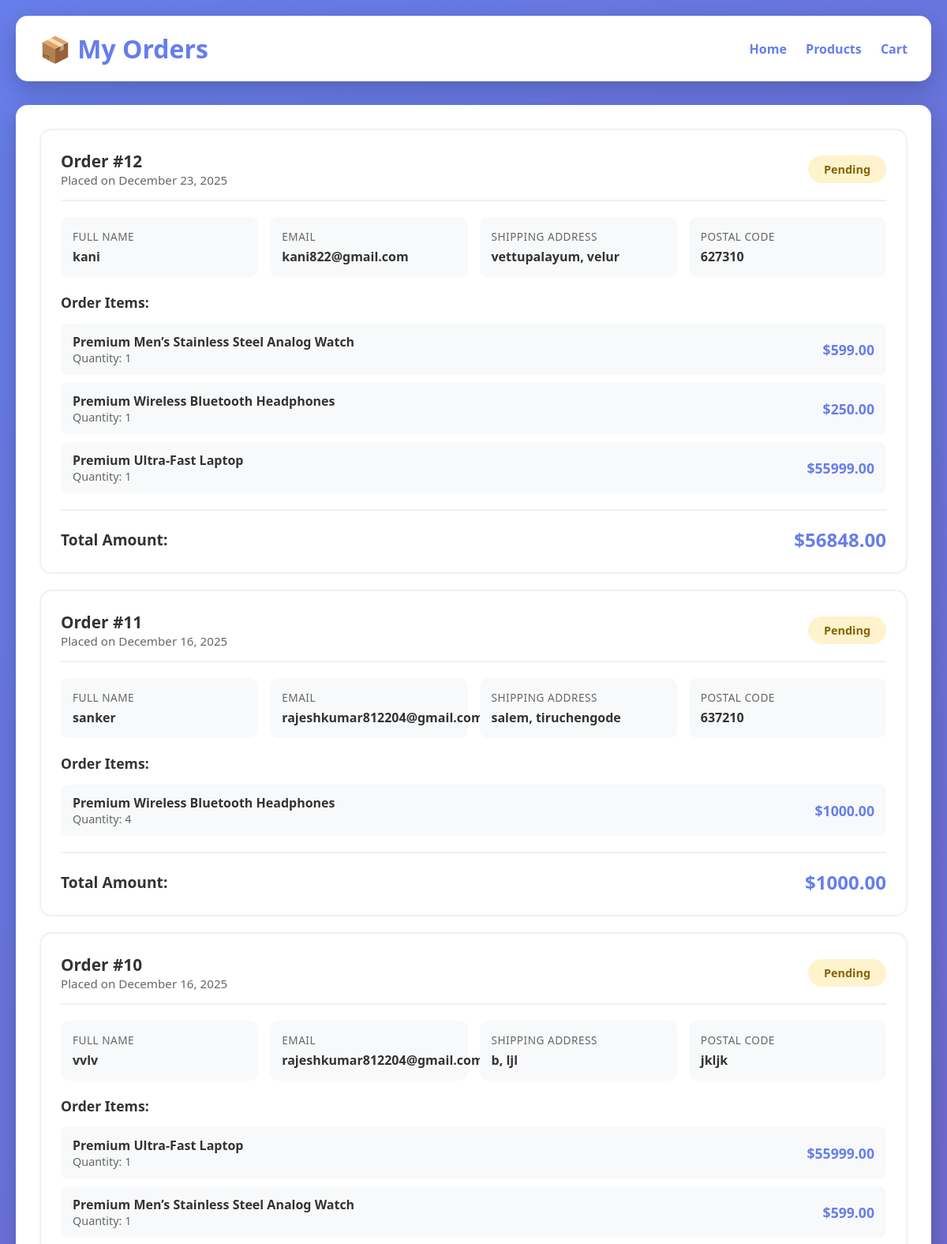
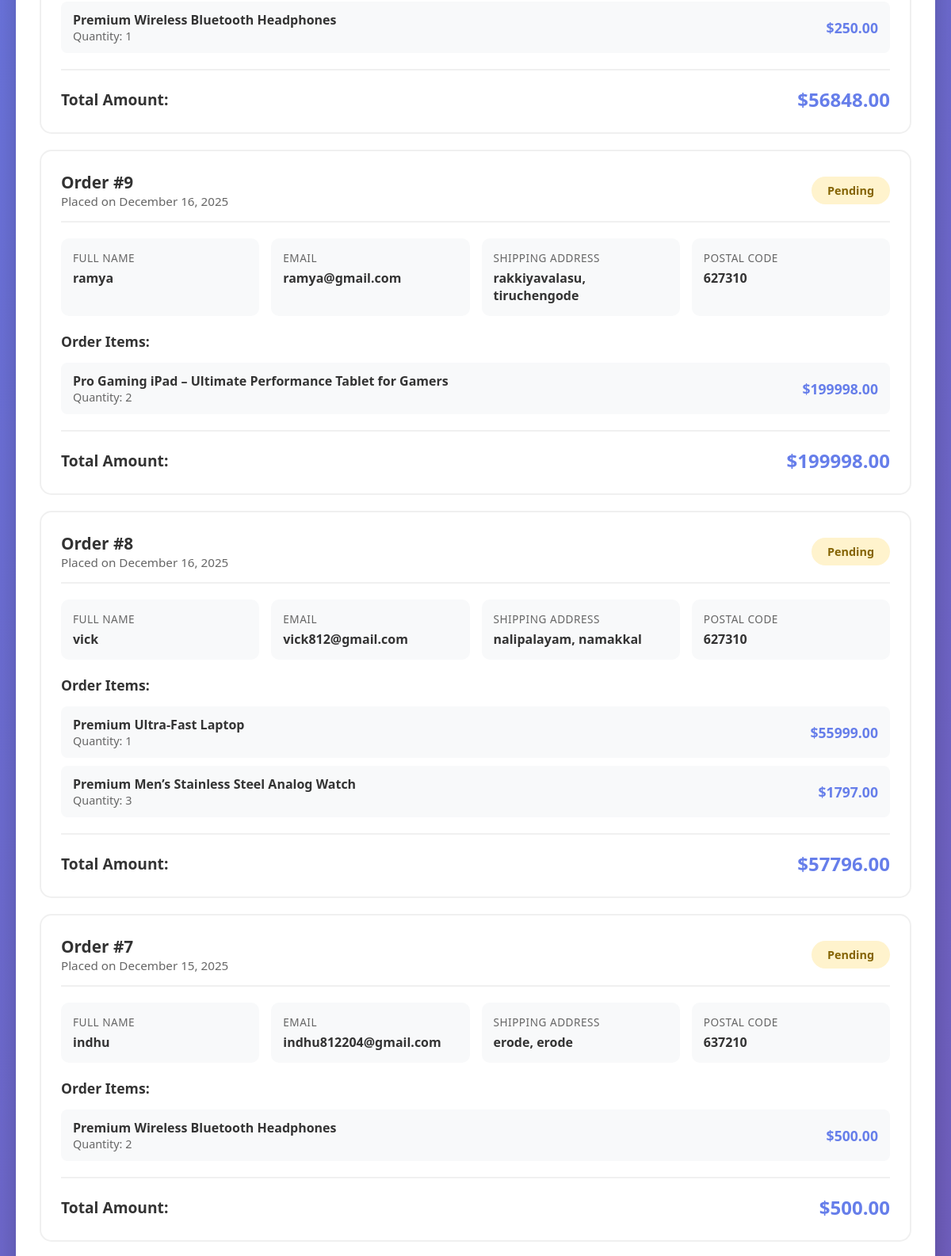
Screenshot of /orders/ (signed in, upper part) with the database file from the repository (2 pictures, top to bottom).
### shop/models.py (models this page shows, shortened)
class Order(models.Model):
    STATUS_CHOICES = [
        ('pending', 'Pending'),
        ('processing', 'Processing'),
        ('shipped', 'Shipped'),
        ('delivered', 'Delivered'),
        ('cancelled', 'Cancelled'),
    ]
    user = models.ForeignKey(User, on_delete=models.CASCADE)
    full_name = models.CharField(max_length=200)
    email = models.EmailField()
    address = models.TextField()
    city = models.CharField(max_length=100)
    postal_code = models.CharField(max_length=20)
    country = models.CharField(max_length=100)
    total_amount = models.DecimalField(max_digits=10, decimal_places=2)
    status = models.CharField(max_length=20, choices=STATUS_CHOICES, default='pending')
    created_at = models.DateTimeField(auto_now_add=True)
    updated_at = models.DateTimeField(auto_now=True)

class OrderItem(models.Model):
    order = models.ForeignKey(Order, related_name='items', on_delete=models.CASCADE)
    product = models.ForeignKey(Product, on_delete=models.CASCADE)
    quantity = models.PositiveIntegerField()
    price = models.DecimalField(max_digits=10, decimal_places=2)
    def get_total(self):
        return self.price * self.quantity

class Product(models.Model):
    STOCK_CHOICES = [
        ('in_stock', 'In Stock'),
        ('low_stock', 'Low Stock'),
        ('out_stock', 'Out of Stock'),
    ]
    category = models.ForeignKey(Category, related_name='products', on_delete=models.CASCADE)
    name = models.CharField(max_length=200)
    slug = models.SlugField(unique=True)
    description = models.TextField()
    price = models.DecimalField(max_digits=10, decimal_places=2)
    original_price = models.DecimalField(max_digits=10, decimal_places=2, null=True, blank=True)
    image = models.ImageField(upload_to='products/', blank=True, null=True)
    stock = models.IntegerField(default=0)
    stock_status = models.CharField(max_length=20, choices=STOCK_CHOICES, default='in_stock')
    available = models.BooleanField(default=True)
    featured = models.BooleanField(default=False)
    is_new = models.BooleanField(default=False)
    is_featured = models.BooleanField(default=False)
    discount_percent = models.IntegerField(null=True, blank=True)
    rating = models.DecimalField(max_digits=3, decimal_places=2, default=0)
    review_count = models.IntegerField(default=0)
    created = models.DateTimeField(auto_now_add=True)
    updated = models.DateTimeField(auto_now=True)
    class Meta:
        ordering = ['-created']

### shop/views.py (the view)
# urls.py: path('orders/', views.my_orders, name='my_orders'),
@login_required
def my_orders(request):
    orders = Order.objects.filter(user=request.user).prefetch_related('items__product').order_by('-created_at')
    print(f"User: {request.user}")
    print(f"Orders found: {orders.count()}")
    context = {
        'orders': orders,
    }
    return render(request, 'shop/my_orders.html', context)

### shop/context_processors.py (called while the page is built)
def cart_count(request):
    if request.user.is_authenticated:
        count = Cart.objects.filter(user=request.user).count()
    else:
        count = 0
    return {
        'cart_count': count
    }

### shop/templates/shop/my_orders.html (shortened to what this page needs)
{% load static %}
<!DOCTYPE html>
<html lang="en">
<head>
</head>
<body>
    <div class="container">
        <div class="header">
            <h1>📦 My Orders</h1>
            <div class="header-links">
                <a href="{% url 'home' %}">Home</a>
                <a href="{% url 'product_list' %}">Products</a>
                <a href="{% url 'cart_view' %}">Cart</a>
            </div>
        </div>
        <div class="orders-container">
            {% if orders %}
                {% for order in orders %}
                <div class="order-card">
                    <div class="order-header">
                        <div>
                            <div class="order-id">Order #{{ order.id }}</div>
                            <div class="order-date">Placed on {{ order.created_at|date:"F d, Y" }}</div>
                        </div>
                        <div class="order-status status-{{ order.status }}">
                            {{ order.get_status_display }}
                        </div>
                    </div>
                    <div class="order-info">
                        <div class="info-item">
                            <div class="info-label">Full Name</div>
                            <div class="info-value">{{ order.full_name }}</div>
                        </div>
                        <div class="info-item">
                            <div class="info-label">Email</div>
                            <div class="info-value">{{ order.email }}</div>
                        </div>
                        <div class="info-item">
                            <div class="info-label">Shipping Address</div>
                            <div class="info-value">{{ order.address }}, {{ order.city }}</div>
                        </div>
                        <div class="info-item">
                            <div class="info-label">Postal Code</div>
                            <div class="info-value">{{ order.postal_code }}</div>
                        </div>
                    </div>
                    <div class="order-items">
                        <h4>Order Items:</h4>
                        {% for item in order.items.all %}
                        <div class="order-item">
                            <div class="item-details">
                                <div>
                                    <div class="item-name">{{ item.product.name }}</div>
                                    <div class="item-quantity">Quantity: {{ item.quantity }}</div>
                                </div>
                            </div>
                            <div class="item-price">${{ item.get_total|floatformat:2 }}</div>
                        </div>
                        {% endfor %}
                    </div>
                    <div class="order-total">
                        <div class="total-label">Total Amount:</div>
                        <div class="total-amount">${{ order.total_amount|floatformat:2 }}</div>
                    </div>
                </div>
                {% endfor %}
            {% endif %}
        </div>
    </div>
</body>
</html>

### shop/templates/shop/my_orders.html (style rules this page uses)
* { margin: 0; padding: 0; box-sizing: border-box; }
body { font-family: 'Segoe UI', Tahoma, Geneva, Verdana, sans-serif; background: linear-gradient(135deg, #667eea 0%, #764ba2 100%); min-height: 100vh; padding: 20px; }
.container { max-width: 1200px; margin: 0 auto; }
.header { background: white; padding: 20px 30px; border-radius: 15px; box-shadow: 0 10px 30px rgba(0,0,0,0.2); margin-bottom: 30px; display: flex; justify-content: space-between; align-items: center; }
.header h1 { color: #667eea; font-size: 2rem; }
.header-links a { color: #667eea; text-decoration: none; margin-left: 20px; font-weight: 600; transition: color 0.3s; }
.orders-container { background: white; border-radius: 15px; padding: 30px; box-shadow: 0 10px 30px rgba(0,0,0,0.2); }
.order-card { border: 2px solid #f0f0f0; border-radius: 15px; padding: 25px; margin-bottom: 20px; transition: all 0.3s; }
.order-header { display: flex; justify-content: space-between; align-items: center; margin-bottom: 20px; padding-bottom: 15px; border-bottom: 2px solid #f0f0f0; }
.order-id { font-size: 1.3rem; font-weight: 700; color: #333; }
.order-date { color: #666; font-size: 0.95rem; }
.order-status { padding: 8px 20px; border-radius: 20px; font-weight: 600; font-size: 0.9rem; text-transform: capitalize; }
.status-pending { background: #fff3cd; color: #856404; }
.order-info { display: grid; grid-template-columns: repeat(auto-fit, minmax(200px, 1fr)); gap: 15px; margin-bottom: 20px; }
.info-item { background: #f8f9fa; padding: 15px; border-radius: 10px; }
.info-label { font-size: 0.85rem; color: #666; margin-bottom: 5px; text-transform: uppercase; letter-spacing: 0.5px; }
.info-value { font-size: 1rem; font-weight: 600; color: #333; }
.order-items { margin-top: 20px; }
.order-items h4 { color: #333; margin-bottom: 15px; font-size: 1.1rem; }
.order-item { display: flex; justify-content: space-between; align-items: center; padding: 12px 15px; background: #f8f9fa; border-radius: 8px; margin-bottom: 10px; }
.item-details { display: flex; align-items: center; gap: 15px; }
.item-name { font-weight: 600; color: #333; }
.item-quantity { color: #666; font-size: 0.9rem; }
.item-price { font-weight: 700; color: #667eea; font-size: 1.1rem; }
.order-total { margin-top: 20px; padding-top: 20px; border-top: 2px solid #f0f0f0; display: flex; justify-content: space-between; align-items: center; }
.total-label { font-size: 1.2rem; font-weight: 600; color: #333; }
.total-amount { font-size: 1.5rem; font-weight: 700; color: #667eea; }

### rows the page displays
Order: id "12", created_at "December 23, 2025", status "Pending", full_name "kani", email "kani822@gmail.com", address "vettupalayum", city "velur", postal_code "627310", total_amount "56848.00"
OrderItem: product.name "Premium Men’s Stainless Steel Analog Watch", quantity "1", get_total "599.00"
OrderItem: product.name "Premium Wireless Bluetooth Headphones", quantity "1", get_total "250.00"
OrderItem: product.name "Premium Ultra-Fast Laptop", quantity "1", get_total "55999.00"
Order: id "11", created_at "December 16, 2025", status "Pending", full_name "sanker", email "rajeshkumar812204@gmail.com", address "salem", city "tiruchengode", postal_code "637210", total_amount "1000.00"
OrderItem: product.name "Premium Wireless Bluetooth Headphones", quantity "4", get_total "1000.00"
Order: id "10", created_at "December 16, 2025", status "Pending", full_name "vvlv", email "rajeshkumar812204@gmail.com", address "b", city "ljl", postal_code "jkljk", total_amount "56848.00"
OrderItem: product.name "Premium Ultra-Fast Laptop", quantity "1", get_total "55999.00"
OrderItem: product.name "Premium Men’s Stainless Steel Analog Watch", quantity "1", get_total "599.00"
OrderItem: product.name "Premium Wireless Bluetooth Headphones", quantity "1", get_total "250.00"
Order: id "9", created_at "December 16, 2025", status "Pending", full_name "ramya", email "ramya@gmail.com", address "rakkiyavalasu", city "tiruchengode", postal_code "627310", total_amount "199998.00"
OrderItem: product.name "Pro Gaming iPad – Ultimate Performance Tablet for Gamers", quantity "2", get_total "199998.00"
Order: id "8", created_at "December 16, 2025", status "Pending", full_name "vick", email "vick812@gmail.com", address "nalipalayam", city "namakkal", postal_code "627310", total_amount "57796.00"
OrderItem: product.name "Premium Ultra-Fast Laptop", quantity "1", get_total "55999.00"
OrderItem: product.name "Premium Men’s Stainless Steel Analog Watch", quantity "3", get_total "1797.00"
Order: id "7", created_at "December 15, 2025", status "Pending", full_name "indhu", email "indhu812204@gmail.com", address "erode", city "erode", postal_code "637210", total_amount "500.00"
OrderItem: product.name "Premium Wireless Bluetooth Headphones", quantity "2", get_total "500.00"
